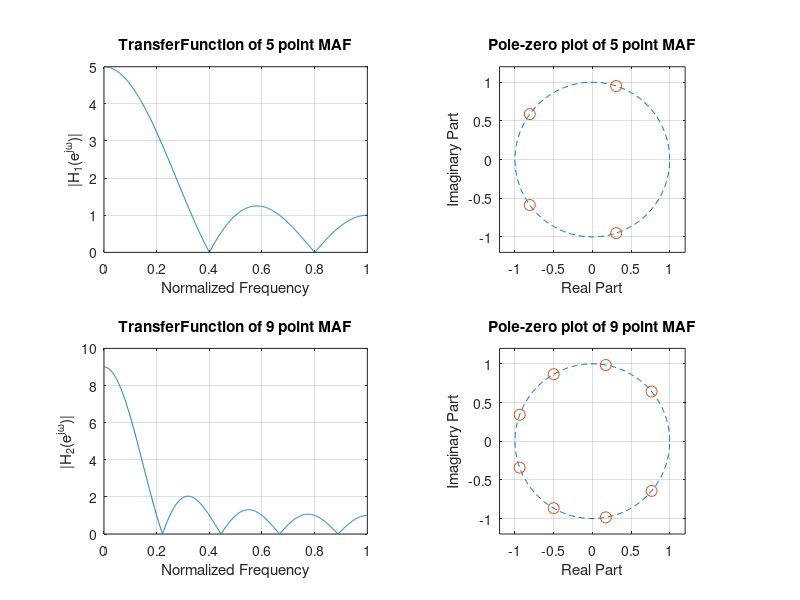

Reproduce this figure in MATLAB.
b1 = ones(1,5);
a1 = 1;
b2 = ones(1,9);
a2 = 1;
N = 1024;
try
    [H1,w1] = freqz(b1,a1,N);
catch
    H1 = fft([b1 zeros(1,N-length(b1))],N)./fft([a1 zeros(1,N-length(a1))],N);
    w1 = linspace(0,pi,N)';
end
try
    [H2,w2] = freqz(b2,a2,N);
catch
    H2 = fft([b2 zeros(1,N-length(b2))],N)./fft([a2 zeros(1,N-length(a2))],N);
    w2 = linspace(0,pi,N)';
end
z1 = roots(b1);
p1 = roots(a1);
z2 = roots(b2);
p2 = roots(a2);
figure('Position',[100 100 1000 700]);
subplot(2,2,1);
plot(w1/pi,abs(H1));
xlabel('Normalized Frequency');
ylabel('|H_1(e^{j\omega})|');
title('TransferFunction of 5 point MAF');
grid on;
subplot(2,2,2);
theta = linspace(0,2*pi,400);
uc = exp(1i*theta);
plot(real(uc),imag(uc),'--');
hold on;
if ~isempty(z1), plot(real(z1),imag(z1),'o','MarkerSize',8); end
if ~isempty(p1), plot(real(p1),imag(p1),'x','MarkerSize',8); end
hold off;
axis equal;
xlim([-1.2 1.2]);
ylim([-1.2 1.2]);
xlabel('Real Part');
ylabel('Imaginary Part');
title('Pole-zero plot of 5 point MAF');
grid on;
subplot(2,2,3);
plot(w2/pi,abs(H2));
xlabel('Normalized Frequency');
ylabel('|H_2(e^{j\omega})|');
title('TransferFunction of 9 point MAF');
grid on;
subplot(2,2,4);
plot(real(uc),imag(uc),'--');
hold on;
if ~isempty(z2), plot(real(z2),imag(z2),'o','MarkerSize',8); end
if ~isempty(p2), plot(real(p2),imag(p2),'x','MarkerSize',8); end
hold off;
axis equal;
xlim([-1.2 1.2]);
ylim([-1.2 1.2]);
xlabel('Real Part');
ylabel('Imaginary Part');
title('Pole-zero plot of 9 point MAF');
grid on;
saveas(gcf,'MAF_plots.png');
